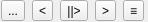
<?xml version="1.0" encoding="UTF-8"?>
<ui version="4.0">
 <class>Form</class>
 <widget class="QWidget" name="Form">
  <property name="geometry">
   <rect>
    <x>0</x>
    <y>0</y>
    <width>148</width>
    <height>22</height>
   </rect>
  </property>
  <property name="windowTitle">
   <string>Form</string>
  </property>
  <layout class="QHBoxLayout" name="horizontalLayout">
   <property name="spacing">
    <number>6</number>
   </property>
   <property name="leftMargin">
    <number>0</number>
   </property>
   <property name="topMargin">
    <number>0</number>
   </property>
   <property name="rightMargin">
    <number>0</number>
   </property>
   <property name="bottomMargin">
    <number>0</number>
   </property>
   <item>
    <widget class="QToolButton" name="toolButton_option">
     <property name="text">
      <string>...</string>
     </property>
    </widget>
   </item>
   <item>
    <widget class="QToolButton" name="toolButton_previous">
     <property name="text">
      <string>&lt;</string>
     </property>
    </widget>
   </item>
   <item>
    <widget class="QToolButton" name="toolButton_autoplay">
     <property name="text">
      <string>||&gt;</string>
     </property>
    </widget>
   </item>
   <item>
    <widget class="QToolButton" name="toolButton_next">
     <property name="text">
      <string>&gt;</string>
     </property>
    </widget>
   </item>
   <item>
    <widget class="QToolButton" name="toolButton_playlist">
     <property name="text">
      <string>≡</string>
     </property>
    </widget>
   </item>
  </layout>
 </widget>
 <resources/>
 <connections/>
</ui>
